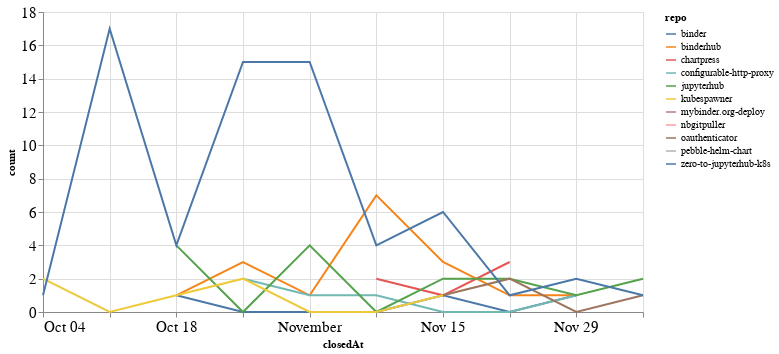

The notebook cell this image was saved under:
### Code cell
closed_by_time = closed_by.groupby('repo').resample('W', on='closedAt').count()['author'].reset_index()
closed_by_time = closed_by_time.rename(columns={'author': 'count'})

alt.Chart(closed_by_time, width=600).mark_line().encode(
    x='closedAt',
    y='count',
    color='repo',
    tooltip="repo"
)

### Figure 1 — Vega-Lite specification as saved in the notebook (floating-point values rounded to 4 significant figures)
{"config": {"axisLeft": {"labelFontSize": 15}, "axisBottom": {"labelFontSize": 15}}, "data": {"name": "data-32ba5c05d1f2b03ac82baf832ecfcb40"}, "mark": "line", "encoding": {"color": {"type": "nominal", "field": "repo"}, "tooltip": {"type": "nominal", "field": "repo"}, "x": {"type": "temporal", "field": "closedAt"}, "y": {"type": "quantitative", "field": "count"}}, "width": 600, "$schema": "https://vega.github.io/schema/vega-lite/v4.8.1.json", "datasets": {"data-32ba5c05d1f2b03ac82baf832ecfcb40": [{"repo": "binder", "closedAt": "2020-10-18T00:00:00", "count": 1}, {"repo": "binder", "closedAt": "2020-10-25T00:00:00", "count": 0}, {"repo": "binder", "closedAt": "2020-11-01T00:00:00", "count": 0}, {"repo": "binder", "closedAt": "2020-11-08T00:00:00", "count": 0}, {"repo": "binder", "closedAt": "2020-11-15T00:00:00", "count": 1}, {"repo": "binder", "closedAt": "2020-11-22T00:00:00", "count": 0}, {"repo": "binder", "closedAt": "2020-11-29T00:00:00", "count": 1}, {"repo": "binderhub", "closedAt": "2020-10-18T00:00:00", "count": 1}, {"repo": "binderhub", "closedAt": "2020-10-25T00:00:00", "count": 3}, {"repo": "binderhub", "closedAt": "2020-11-01T00:00:00", "count": 1}, {"repo": "binderhub", "closedAt": "2020-11-08T00:00:00", "count": 7}, {"repo": "binderhub", "closedAt": "2020-11-15T00:00:00", "count": 3}, {"repo": "binderhub", "closedAt": "2020-11-22T00:00:00", "count": 1}, {"repo": "binderhub", "closedAt": "2020-11-29T00:00:00", "count": 1}, {"repo": "chartpress", "closedAt": "2020-11-08T00:00:00", "count": 2}, {"repo": "chartpress", "closedAt": "2020-11-15T00:00:00", "count": 1}, {"repo": "chartpress", "closedAt": "2020-11-22T00:00:00", "count": 3}, {"repo": "configurable-http-proxy", "closedAt": "2020-10-25T00:00:00", "count": 2}, {"repo": "configurable-http-proxy", "closedAt": "2020-11-01T00:00:00", "count": 1}, {"repo": "configurable-http-proxy", "closedAt": "2020-11-08T00:00:00", "count": 1}, {"repo": "configurable-http-proxy", "closedAt": "2020-11-15T00:00:00", "count": 0}, {"repo": "configurable-http-proxy", "closedAt": "2020-11-22T00:00:00", "count": 0}, {"repo": "configurable-http-proxy", "closedAt": "2020-11-29T00:00:00", "count": 1}, {"repo": "jupyterhub", "closedAt": "2020-10-18T00:00:00", "count": 4}, {"repo": "jupyterhub", "closedAt": "2020-10-25T00:00:00", "count": 0}, {"repo": "jupyterhub", "closedAt": "2020-11-01T00:00:00", "count": 4}, {"repo": "jupyterhub", "closedAt": "2020-11-08T00:00:00", "count": 0}, {"repo": "jupyterhub", "closedAt": "2020-11-15T00:00:00", "count": 2}, {"repo": "jupyterhub", "closedAt": "2020-11-22T00:00:00", "count": 2}, {"repo": "jupyterhub", "closedAt": "2020-11-29T00:00:00", "count": 1}, {"repo": "jupyterhub", "closedAt": "2020-12-06T00:00:00", "count": 2}, {"repo": "kubespawner", "closedAt": "2020-10-04T00:00:00", "count": 2}, {"repo": "kubespawner", "closedAt": "2020-10-11T00:00:00", "count": 0}, {"repo": "kubespawner", "closedAt": "2020-10-18T00:00:00", "count": 1}, {"repo": "kubespawner", "closedAt": "2020-10-25T00:00:00", "count": 2}, {"repo": "kubespawner", "closedAt": "2020-11-01T00:00:00", "count": 0}, {"repo": "kubespawner", "closedAt": "2020-11-08T00:00:00", "count": 0}, {"repo": "kubespawner", "closedAt": "2020-11-15T00:00:00", "count": 1}, {"repo": "mybinder.org-deploy", "closedAt": "2020-11-01T00:00:00", "count": 1}, {"repo": "nbgitpuller", "closedAt": "2020-10-04T00:00:00", "count": 2}, {"repo": "oauthenticator", "closedAt": "2020-11-15T00:00:00", "count": 1}, {"repo": "oauthenticator", "closedAt": "2020-11-22T00:00:00", "count": 2}, {"repo": "oauthenticator", "closedAt": "2020-11-29T00:00:00", "count": 0}, {"repo": "oauthenticator", "closedAt": "2020-12-06T00:00:00", "count": 1}, {"repo": "pebble-helm-chart", "closedAt": "2020-11-08T00:00:00", "count": 1}, {"repo": "zero-to-jupyterhub-k8s", "closedAt": "2020-10-04T00:00:00", "count": 1}, {"repo": "zero-to-jupyterhub-k8s", "closedAt": "2020-10-11T00:00:00", "count": 17}, {"repo": "zero-to-jupyterhub-k8s", "closedAt": "2020-10-18T00:00:00", "count": 4}, {"repo": "zero-to-jupyterhub-k8s", "closedAt": "2020-10-25T00:00:00", "count": 15}, {"repo": "zero-to-jupyterhub-k8s", "closedAt": "2020-11-01T00:00:00", "count": 15}, {"repo": "zero-to-jupyterhub-k8s", "closedAt": "2020-11-08T00:00:00", "count": 4}, {"repo": "zero-to-jupyterhub-k8s", "closedAt": "2020-11-15T00:00:00", "count": 6}, {"repo": "zero-to-jupyterhub-k8s", "closedAt": "2020-11-22T00:00:00", "count": 1}, {"repo": "zero-to-jupyterhub-k8s", "closedAt": "2020-11-29T00:00:00", "count": 2}, {"repo": "zero-to-jupyterhub-k8s", "closedAt": "2020-12-06T00:00:00", "count": 1}]}}
